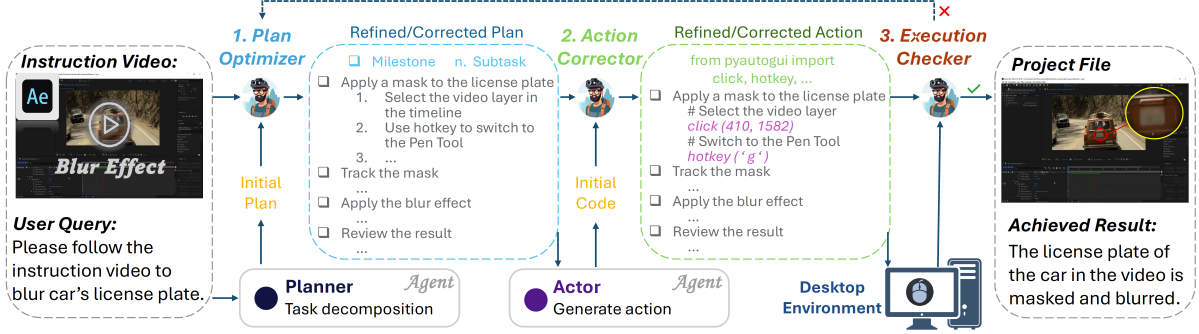
#> input picture assets/annotation.png, 3596 x 1002 px (shown at 1/3 size); its folder holds only this picture in this run
$ python -i button_detection.py   (imports and definitions only)
#> lines starting #> are read from the running program, lines starting #| are printed output that depends on the picture; after the words box and inside, x2 and y2 are one past the last pixel; in counts of white or black regions, pixels touching at a corner belong together
#> further down, picture is the input picture: shape (1002, 3596, 3); mean B, G, R 218.5, 219, 218.3
### server/assistgui/model/gui_parser/utils.py
import os
import re
import datetime
import numpy as np
import cv2


def multivalue_image(img, mode='None', thresholds=None, interval_values=None, save=True, cache_folder=None):
#> called with mode = 'None', save = False, cache_folder = 'your_cache_folder'
    img = cv2.cvtColor(img, cv2.COLOR_BGR2GRAY)
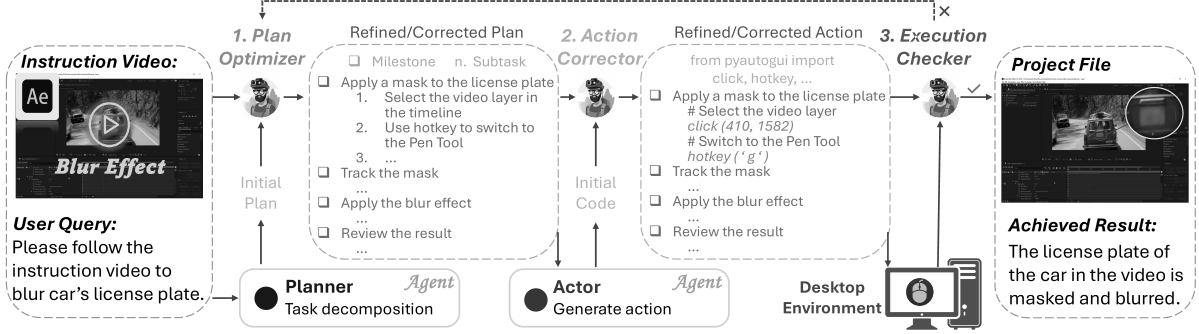
#> img: shape (1002, 3596) (shown at 1/3 size); min 0, max 255, mean 218.7
    processed_img = np.zeros_like(img)

    # preset the thresholds and interval values
    if mode == 'get_panel_name':
        thresholds = [5, 140]
        interval_values = [30, 0, 255]
    elif mode == 'get_button':
        thresholds = [30, 50, 150]
        interval_values = [0, 86, 172, 255]
    else:
        if not thresholds:
            # default to perform binary thresholding
            thresholds = list(range(0, 255, int(255 / 2)))
        if not interval_values:
            interval_values = list(range(0, 255, int(255 / len(thresholds))))

    num_thresholds = len(thresholds)

    for i in range(num_thresholds + 1):
        if i == 0:
            # Pixels below the first threshold
            processed_img[img <= thresholds[i]] = interval_values[i]
        elif i == num_thresholds:
            # Pixels above the last threshold
            processed_img[img > thresholds[i - 1]] = interval_values[i]
        else:
            # Pixels between current and previous thresholds
            processed_img[(img > thresholds[i - 1]) & (img <= thresholds[i])] = interval_values[i]

    if save:
        saved_path = os.path.join(cache_folder, f'multivalued-{mode}.png')
        cv2.imwrite(saved_path, processed_img)
    else:
        saved_path = None
    return processed_img, saved_path


# [25 lines left out: functions crop_panel, restore_coordinate, not called in this run]


def get_current_time():
    return datetime.datetime.now().strftime('%Y%m%d_%H%M%S')


# [159 lines left out: functions is_in_bbox, find_appropriate_row, insert_into_row, collect_bounding_boxes, match_time_format, process_image_highlight and 4 more, not called in this run]

### server/assistgui/model/gui_parser/button_detection.py
import cv2
import numpy as np
import time
import os
import re
import glob
import json
from assistgui.model.gui_parser.utils import multivalue_image


def non_max_suppression(boxes, overlap_thresh, scores):
    boxes = np.array(boxes)

    if len(boxes) == 0:
        return [], []

    if boxes.dtype.kind == "i":
        boxes = boxes.astype("float")

    pick = []

    x1, y1, x2, y2 = boxes[:, 0], boxes[:, 1], boxes[:, 2], boxes[:, 3]

    area = (x2 - x1 + 1) * (y2 - y1 + 1)
    idxs = np.argsort(scores)

    while len(idxs) > 0:
        last = len(idxs) - 1
        i = idxs[last]
        pick.append(i)

        xx1 = np.maximum(x1[i], x1[idxs[:last]])
        yy1 = np.maximum(y1[i], y1[idxs[:last]])
        xx2 = np.minimum(x2[i], x2[idxs[:last]])
        yy2 = np.minimum(y2[i], y2[idxs[:last]])

        w = np.maximum(0, xx2 - xx1 + 1)
        h = np.maximum(0, yy2 - yy1 + 1)

        overlap = (w * h) / area[idxs[:last]]

        idxs = np.delete(idxs, np.concatenate(([last], np.where(overlap > overlap_thresh)[0])))

    return boxes[pick].astype("int"), pick


def load_icon_templates(asset_folder, software_name="premiere", panel_name=None, icon_type="icons"):
    if panel_name:
        template_folder = f'{asset_folder}/{software_name}/{panel_name}/{icon_type}'
    else:
        template_folder = f'{asset_folder}/{software_name}'

    icon_path = glob.glob(f'{template_folder}/**/*.png', recursive=True)

    icons = []
    for template_path in icon_path:
        template = cv2.imread(template_path, cv2.IMREAD_COLOR)
        name = re.search(r'[^\\/]+(?=\.\w+$)', template_path).group(0)
        name = re.sub(r'^\d+_', '', name) + "_icon"

        icons.append({'name': name, 'template': template, 'path': template_path})
    return icons


# [47 lines left out: functions multi_scale_template_matching, get_best_matching_scale, not called in this run]


def preprocess_image(img, software_name):
    if software_name in ["premiere", "after effect"]:
        threshold = 60
    elif software_name in ["word", "excel", "powerpoint"]:
        threshold = 190
    else:
        threshold = 130

    binary, saved_path = multivalue_image(
        img,
        mode='None',
        thresholds=[threshold],
        interval_values=[0, 255],
        save=False,
        cache_folder='your_cache_folder'
    )
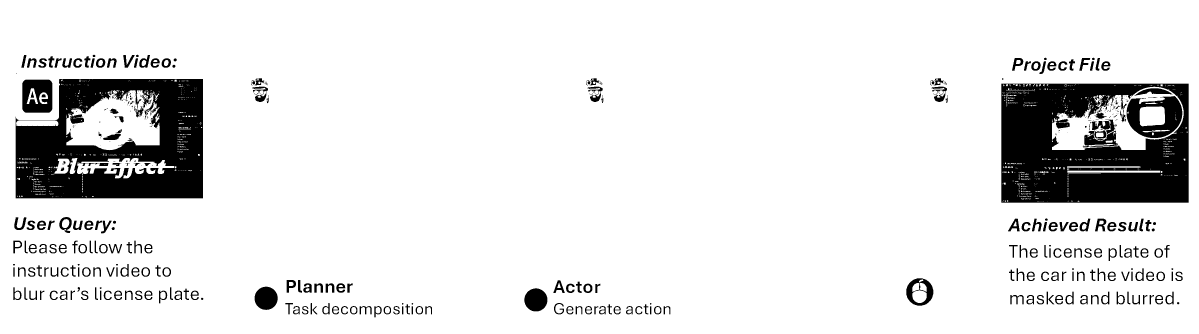
#> binary: shape (1002, 3596) (shown at 1/3 size); 89.4% white; 495 black regions (213 under 20 px), largest, box (x1, y1, x2, y2) and area: (3004, 251, 3566, 608) 144375, (47, 237, 609, 595) 134745, (3380, 288, 3547, 414) 11716
    return binary


def detect_button(image, software_name="premiere", panel_name=None, asset_folder="./assistgui/asset", icon_type=None, threshold=0.78):
    binary_image = preprocess_image(image, software_name)
    templates = load_icon_templates(asset_folder, software_name, panel_name)

    all_boxes, all_scores, labels = [], [], []
    for i, template in enumerate(templates):
        icon_name = template['name']
        icon_template = template['template']
        icon_template_binary = preprocess_image(icon_template, software_name)

        # find the best scale for the template at the first iteration
        if i == 0:
            best_scale = get_best_matching_scale(binary_image, icon_template_binary)

        matches, scores = multi_scale_template_matching(binary_image, icon_template_binary, threshold=threshold,
                                                        scales=[best_scale])

        icon_width = icon_template_binary.shape[1]
        icon_height = icon_template_binary.shape[0]
        for match, score in zip(matches, scores):
            (pt_x, pt_y), scale = match

            end_x = int(pt_x + icon_width * scale)
            end_y = int(pt_y + icon_height * scale)

            all_boxes.append([pt_x, pt_y, end_x, end_y])
            all_scores.append(score)
            labels.append(icon_name)
#> after the loop, all_boxes = []; all_scores = []; labels = []

    nms_boxes, pick = non_max_suppression(all_boxes, 0.5, all_scores)
#> in non_max_suppression, `boxes = np.array(boxes)`: boxes = empty array
#> nms_boxes = []; pick = []
    labels = [labels[i] for i in pick]

    button_items = []
    for ix, box in enumerate(nms_boxes):
        if 'scroll bar' in labels[ix] or 'effects submenu' in labels[ix]:
            item = {"name": labels[ix], "rectangle": list(box), 'type': ['moveTo', 'click', 'dragTo']}
        else:
            item = {"name": labels[ix], "rectangle": list(box), 'type': ['moveTo', 'click']}
        button_items.append(item)
#> this loop made 0 passes
#> after the loop, button_items = []

    return button_items


# [47 lines left out: functions process_image_4_new, process_image_3, process_image, not called in this run]

>>> import cv2
>>> picture = cv2.imread('../../../../assets/annotation.png')
>>> result = detect_button(picture)
#> result = []

$ run again, on assets/teaser.png
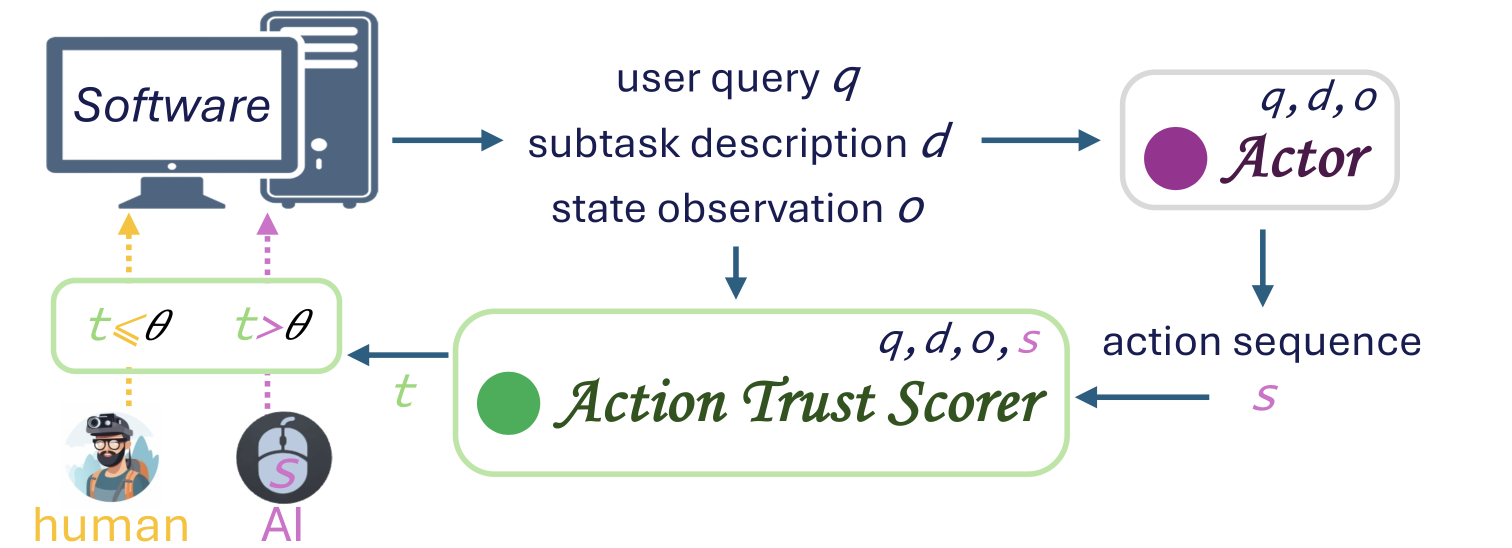
#> input picture assets/teaser.png, 3024 x 1096 px (shown at 1/2 size)
#> picture is the input picture: shape (1096, 3024, 3); mean B, G, R 239.9, 239.3, 237.8
#> in multivalue_image, `img = cv2.cvtColor(img, cv2.COLOR_BGR2GRAY)`:
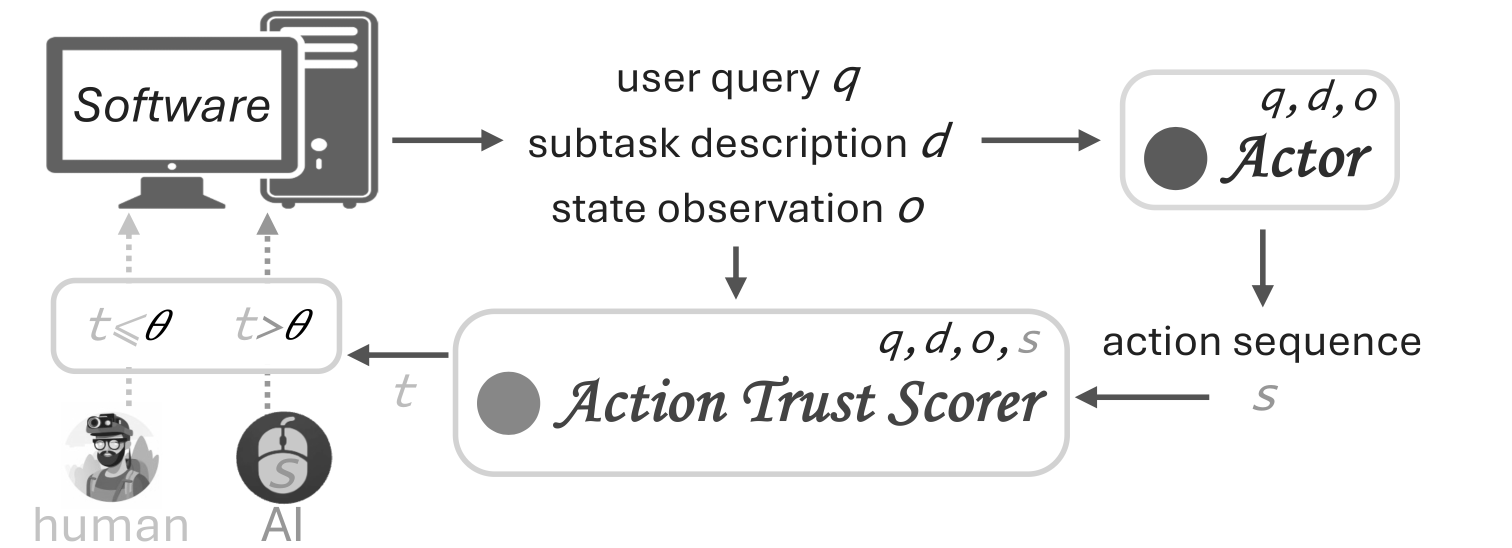
#> img: shape (1096, 3024) (shown at 1/2 size); min 0, max 255, mean 238.9
#> in preprocess_image, `binary, saved_path = multivalue_image( img, mode='None', thresholds=[t..`:
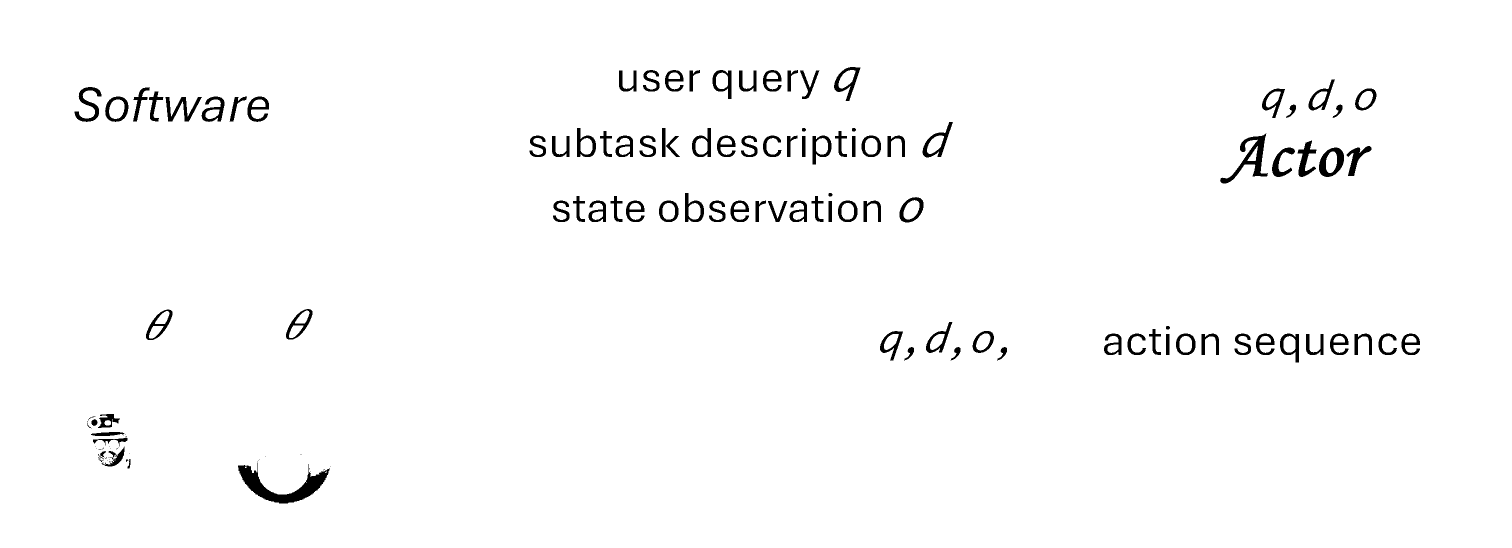
#> binary: shape (1096, 3024) (shown at 1/2 size); 97.9% white; 133 black regions (33 under 20 px), largest, box (x1, y1, x2, y2) and area: (476, 925, 659, 1007) 4873, (2440, 266, 2536, 367) 2518, (2638, 295, 2688, 354) 1463
#> after the loop in detect_button, `for i, template in enumerate(templates):`: all_boxes = []
#> boxes = empty array
#> nms_boxes = []
